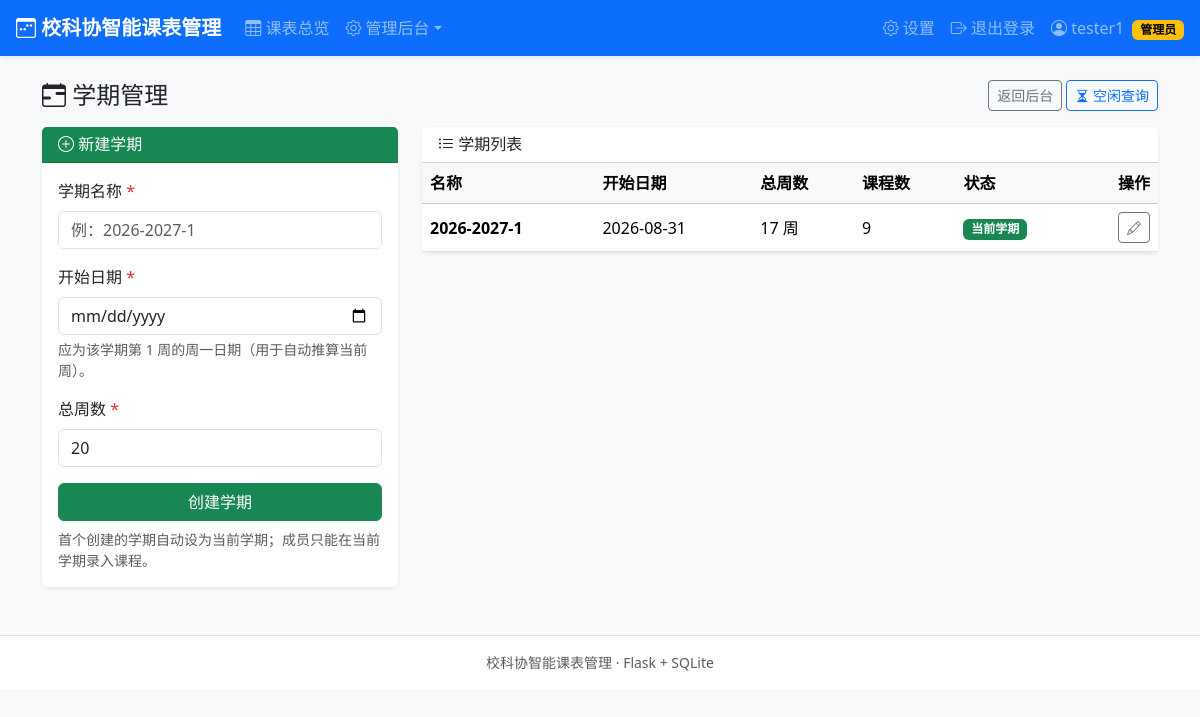
Screenshot of /admin/semesters (signed in) with the database file from the repository.
### tables this page shows
CREATE TABLE users (
        id            INTEGER PRIMARY KEY AUTOINCREMENT,
        student_id    TEXT NOT NULL UNIQUE,
        password_hash TEXT NOT NULL,
        name          TEXT NOT NULL,
        identity      TEXT NOT NULL,               -- 主席/部长/干事
        department    TEXT,                        -- 主席可以为空
        cohort        INTEGER NOT NULL,            -- 届数，如 2026
        role          TEXT NOT NULL DEFAULT 'member',  -- admin/member
        created_at    TEXT NOT NULL
    , major TEXT NOT NULL DEFAULT '', gender TEXT NOT NULL DEFAULT '男', phone TEXT NOT NULL DEFAULT '');

CREATE TABLE semesters (
        id          INTEGER PRIMARY KEY AUTOINCREMENT,
        name        TEXT NOT NULL UNIQUE,          -- 如 2026-2027-1
        start_date  TEXT NOT NULL,                 -- YYYY-MM-DD(周一)
        total_weeks INTEGER NOT NULL,
        is_active   INTEGER NOT NULL DEFAULT 0,
        created_at  TEXT NOT NULL
    );

### app.py (the view)
@app.route("/admin/semesters")
@admin_required
def admin_semesters():
    semesters = query("SELECT s.*, (SELECT COUNT(*) FROM courses c WHERE c.semester_id=s.id) AS cnt "
                      "FROM semesters s ORDER BY s.id DESC")
    return render_template("admin/semesters.html", semesters=semesters)

### app.py (called while the page is built)
def get_db():
    if "db" not in g:
        conn = sqlite3.connect(DB_PATH)
        conn.row_factory = sqlite3.Row
        conn.execute("PRAGMA foreign_keys = ON")
        g.db = conn
    return g.db

def query(sql, args=()):
    return get_db().execute(sql, args).fetchall()

def query_one(sql, args=()):
    return get_db().execute(sql, args).fetchone()

def login_required(view):
    @wraps(view)
    def wrapped(*args, **kwargs):
        if session.get("user_id") is None:
            flash("请先登录", "warning")
            return redirect(url_for("login", next=request.full_path if request.query_string else url_for("index")))
        return view(*args, **kwargs)
    return wrapped

def admin_required(view):
    @wraps(view)
    @login_required
    def wrapped(*args, **kwargs):
        user = get_current_user()
        if user is None or user["role"] != "admin":
            flash("需要管理员权限", "danger")
            return redirect(url_for("index"))
        return view(*args, **kwargs)
    return wrapped

def get_current_user():
    uid = session.get("user_id")
    if uid is None:
        return None
    return query_one("SELECT * FROM users WHERE id = ?", (uid,))

### templates/admin/semesters.html (shortened to what this page needs)
{% extends "base.html" %}
{% block content %}
<div class="d-flex justify-content-between align-items-center mb-3">
  <h4 class="mb-0"><i class="bi bi-calendar-range"></i> 学期管理</h4>
  <div>
    <a class="btn btn-sm btn-outline-secondary" href="{{ url_for('admin_index') }}">返回后台</a>
    <a class="btn btn-sm btn-outline-primary" href="{{ url_for('admin_free') }}"><i class="bi bi-hourglass-split"></i> 空闲查询</a>
  </div>
</div>
<div class="row g-4">
  <div class="col-lg-4">
    <div class="card shadow-sm">
      <div class="card-header bg-success text-white"><h6 class="mb-0"><i class="bi bi-plus-circle"></i> 新建学期</h6></div>
      <div class="card-body">
        <form method="post" action="{{ url_for('admin_semester_add') }}">
          <div class="mb-3">
            <label class="form-label">学期名称 <span class="text-danger">*</span></label>
            <input class="form-control" name="name" placeholder="例：2026-2027-1" required>
          </div>
          <div class="mb-3">
            <label class="form-label">开始日期 <span class="text-danger">*</span></label>
            <input class="form-control" type="date" name="start_date" required>
            <div class="form-text">应为该学期第 1 周的周一日期（用于自动推算当前周）。</div>
          </div>
          <div class="mb-3">
            <label class="form-label">总周数 <span class="text-danger">*</span></label>
            <input class="form-control" type="number" name="total_weeks" min="1" max="30" value="20" required>
          </div>
          <button class="btn btn-success w-100" type="submit">创建学期</button>
        </form>
        <div class="form-text mt-2">首个创建的学期自动设为当前学期；成员只能在当前学期录入课程。</div>
      </div>
    </div>
  </div>
  <div class="col-lg-8">
    <div class="card shadow-sm">
      <div class="card-header bg-white"><h6 class="mb-0"><i class="bi bi-list-ul"></i> 学期列表</h6></div>
      <div class="table-responsive">
        <table class="table table-hover align-middle mb-0">
          <thead class="table-light">
            <tr><th>名称</th><th>开始日期</th><th>总周数</th><th>课程数</th><th>状态</th><th class="text-end">操作</th></tr>
          </thead>
          <tbody>
            {% for s in semesters %}
            <tr>
              <td class="fw-bold">{{ s.name }}</td>
              <td>{{ s.start_date }}</td>
              <td>{{ s.total_weeks }} 周</td>
              <td>{{ s.cnt }}</td>
              <td>
                {% if s.is_active %}<span class="badge text-bg-success">当前学期</span>
                {% else %}<span class="badge text-bg-light border">未启用</span>{% endif %}
              </td>
              <td class="text-end">
                <a class="btn btn-sm btn-outline-secondary" href="{{ url_for('admin_semester_edit', sid=s.id) }}" title="编辑"><i class="bi bi-pencil"></i></a>
              </td>
            </tr>
            {% endfor %}
          </tbody>
        </table>
      </div>
    </div>
  </div>
</div>
{% endblock %}

### templates/base.html (shortened to what this page needs)
<!DOCTYPE html>
<html lang="zh-CN">
<head>
  <link href="https://cdn.jsdelivr.net/npm/bootstrap@5.3.3/dist/css/bootstrap.min.css" rel="stylesheet">
  <link href="https://cdn.jsdelivr.net/npm/bootstrap-icons@1.11.3/font/bootstrap-icons.min.css" rel="stylesheet">
  <link href="{{ url_for('static', filename='style.css') }}" rel="stylesheet">
</head>
<body class="bg-light">
{% if session.get('user_id') %}
<nav class="navbar navbar-expand-lg navbar-dark bg-primary shadow-sm sticky-top">
  <div class="container-fluid px-3">
    <a class="navbar-brand fw-bold" href="{{ url_for('schedule') }}">
      <i class="bi bi-calendar3-week"></i> 校科协智能课表管理
    </a>
    <div class="collapse navbar-collapse" id="navMain">
      <ul class="navbar-nav me-auto">
        <li class="nav-item"><a class="nav-link" href="{{ url_for('schedule') }}"><i class="bi bi-table"></i> 课表总览</a></li>
        {% if session.get('role') == 'admin' %}
        <li class="nav-item dropdown">
          <a class="nav-link dropdown-toggle" href="#" role="button" data-bs-toggle="dropdown"><i class="bi bi-gear"></i> 管理后台</a>
        </li>
        {% endif %}
      </ul>
      <ul class="navbar-nav">
        <li class="nav-item"><a class="nav-link" href="{{ url_for('settings') }}"><i class="bi bi-gear"></i> 设置</a></li>
        <li class="nav-item">
          <a class="nav-link" href="{{ url_for('logout') }}"><i class="bi bi-box-arrow-right"></i> 退出登录</a>
        </li>
      </ul>
      <span class="navbar-text ms-2">
        <i class="bi bi-person-circle"></i> {{ session.get('name') }}
        {% if session.get('role') == 'admin' %}<span class="badge text-bg-warning ms-1">管理员</span>{% endif %}
      </span>
    </div>
  </div>
</nav>
{% endif %}
<main class="container py-4">
  {% block content %}{% endblock %}
</main>
<footer class="text-center text-muted small py-3 border-top bg-white mt-4">
  校科协智能课表管理 · Flask + SQLite
</footer>
</body>
</html>

### static/style.css (style rules this page uses)
body { background: #f4f6f9; }
.card { border: 0; }
.badge { vertical-align: middle; }

### rows the page displays
users: get "tester1"
semesters: name "2026-2027-1", start_date "2026-08-31", total_weeks "17", cnt "9", is_active "当前学期"
